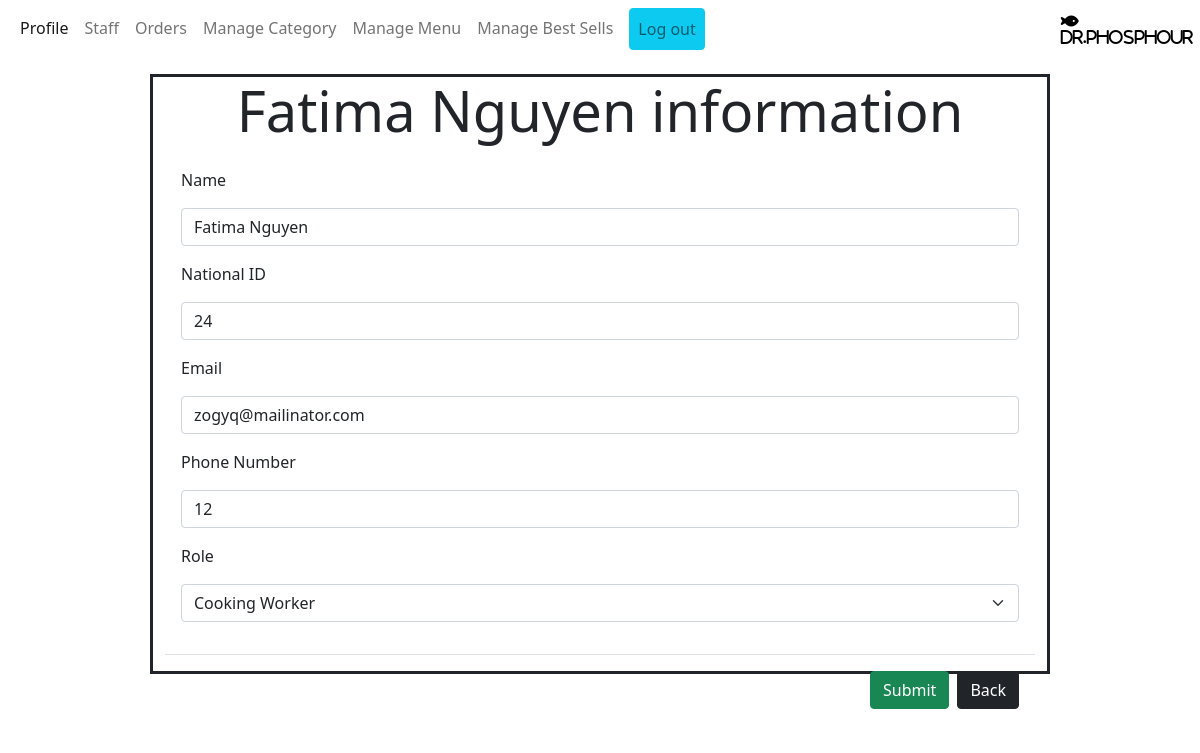
The app's page /control-panel/general-manager/update-worker.php?worker-NID=24 (signed in) with its own data.
### control-panel/general-manager/update-worker.php (the view, shortened to what this page needs)
<?php include('componants/navbar.php');
require_once('../../connection.php');
include('login-check.php'); ?>
<!DOCTYPE html>
<html lang="en">
<head>
    <link rel="stylesheet" href="../css/bootstrap.css">
</head>
<body>
    <?php
        $NID =$_GET['worker-NID'];
        $sql1 ="SELECT * FROM `workers-tb` WHERE `worker-NID` =$NID";
        $info = mysqli_query($conn,$sql1);
        if($info)
        {
            $count =mysqli_num_rows($info);
            if($count == 1)
            {
                $worker =mysqli_fetch_assoc($info);
                $name   =$worker['worker-name'];
                $email  =$worker['worker-email'];
                $phone  =$worker['worker-phone'];
                $role   =$worker['worker-role'];
            }
            else
            {
                echo'<td colspan=6> Worker doesn\'t exist </td>';
                die();
            }
        }
    ?>
    <div class="container-fluid w-75 h-75 border border-3 border-dark mt-3">
        <center><h5 class=" display-4 "><?php echo $name; ?> information</h5></center>
        <form action="" method="POST">
            <div class="modal-body">
                <label>Name</label>
                <div class="mb-3 mt-3">
                <input type="text" class="form-control"  placeholder="Enter Name" name="worker-name" required value="<?php echo $name; ?>">
                </div>
                <label>National ID</label>
                <div class="mb-3 mt-3">
                <input type="number" class="form-control" placeholder="Enter National ID" name="worker-NID" required value="<?php echo $NID; ?>">
                </div>
                <label>Email</label>
                <div class="mb-3 mt-3">
                <input type="email" class="form-control"  placeholder="Enter Email" name="worker-email" required value="<?php echo $email; ?>">
                </div>
                <label>Phone Number</label>
                <div class="mb-3 mt-3">
                <input type="number" class="form-control"  placeholder="Enter Phone Number" name="worker-phone" required value="<?php echo $phone; ?>">
                </div>
                <label>Role</label>
                <select class="form-select mt-3" aria-label="Role" name="worker-role" required >
                        <option selected><?php echo $role; ?></option>
                </select>
            </div>
            <div class="modal-footer mt-3">
                <input type="submit" name="submit" value="Submit" class="btn btn-success"></input>
                <a href="staff.php"  class="btn btn-dark">Back</a>
            </div>
        </form>
    </div>
</body>
</html>

### records on screen
workers-tb: value "Fatima Nguyen", worker-name "Fatima Nguyen", worker-email "zogyq@mailinator.com", worker-phone "12", worker-role "Cooking Worker"
